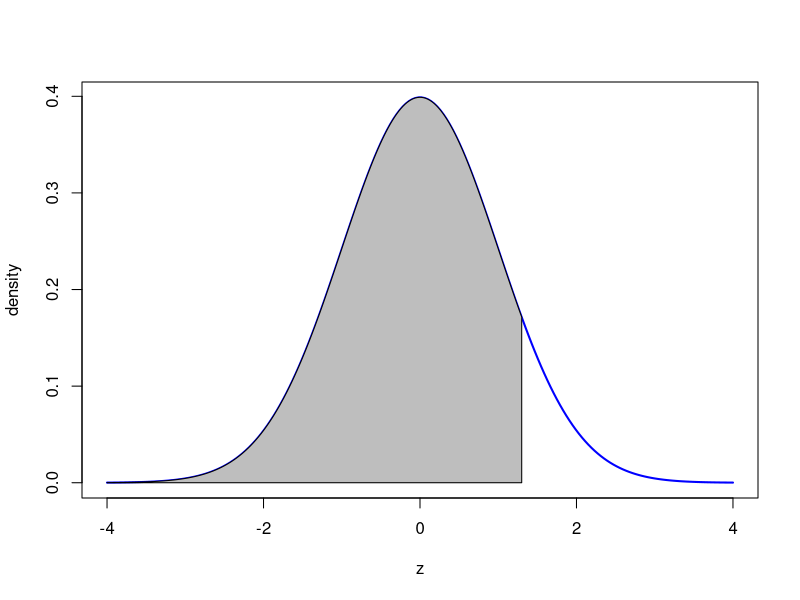

Reproduce this figure in R.
x=seq(-4,4,length=200)
y=dnorm(x)
plot(x,y,type="l", lwd=2, col="blue",xlab="z",ylab="density")
x=seq(-4,1.3,length=200)
y=dnorm(x)
polygon(c(-4,x,1.3),c(0,y,0),col="gray")